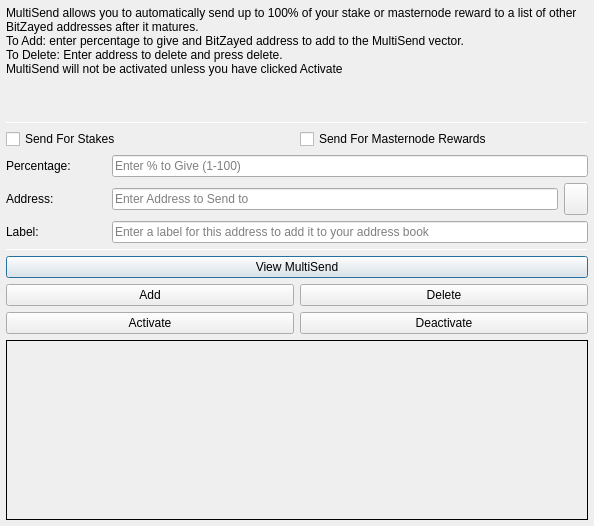
<?xml version="1.0" encoding="UTF-8"?>
<ui version="4.0">
 <class>MultiSendDialog</class>
 <widget class="QDialog" name="MultiSendDialog">
  <property name="windowModality">
   <enum>Qt::NonModal</enum>
  </property>
  <property name="geometry">
   <rect>
    <x>0</x>
    <y>0</y>
    <width>594</width>
    <height>526</height>
   </rect>
  </property>
  <property name="windowTitle">
   <string>MultiSend</string>
  </property>
  <layout class="QVBoxLayout" name="verticalLayout" stretch="0">
   <property name="leftMargin">
    <number>6</number>
   </property>
   <property name="topMargin">
    <number>6</number>
   </property>
   <property name="rightMargin">
    <number>6</number>
   </property>
   <property name="bottomMargin">
    <number>6</number>
   </property>
   <item>
    <layout class="QVBoxLayout" name="verticalLayout_Main" stretch="1,1,1,0,1,1,1">
     <item>
      <widget class="QLabel" name="label_2">
       <property name="lineWidth">
        <number>1</number>
       </property>
       <property name="text">
        <string>MultiSend allows you to automatically send up to 100% of your stake or masternode reward to a list of other BitZayed addresses after it matures.
To Add: enter percentage to give and BitZayed address to add to the MultiSend vector.
To Delete: Enter address to delete and press delete.
MultiSend will not be activated unless you have clicked Activate</string>
       </property>
       <property name="alignment">
        <set>Qt::AlignLeading|Qt::AlignLeft|Qt::AlignTop</set>
       </property>
       <property name="wordWrap">
        <bool>true</bool>
       </property>
      </widget>
     </item>
     <item>
      <widget class="Line" name="line">
       <property name="minimumSize">
        <size>
         <width>0</width>
         <height>1</height>
        </size>
       </property>
       <property name="maximumSize">
        <size>
         <width>16777215</width>
         <height>1</height>
        </size>
       </property>
       <property name="orientation">
        <enum>Qt::Horizontal</enum>
       </property>
      </widget>
     </item>
     <item>
      <layout class="QVBoxLayout" name="verticalLayout_Settings">
       <item>
        <layout class="QHBoxLayout" name="horizontalLayout">
         <item>
          <widget class="QCheckBox" name="multiSendStakeCheckBox">
           <property name="text">
            <string>Send For Stakes</string>
           </property>
          </widget>
         </item>
         <item>
          <widget class="QCheckBox" name="multiSendMasternodeCheckBox">
           <property name="text">
            <string>Send For Masternode Rewards</string>
           </property>
          </widget>
         </item>
        </layout>
       </item>
       <item>
        <layout class="QHBoxLayout" name="horizontalLayout_6">
         <item>
          <widget class="QLabel" name="label">
           <property name="minimumSize">
            <size>
             <width>100</width>
             <height>0</height>
            </size>
           </property>
           <property name="toolTip">
            <string>Percentage of stake to send</string>
           </property>
           <property name="text">
            <string>Percentage:</string>
           </property>
          </widget>
         </item>
         <item>
          <widget class="QLineEdit" name="multiSendPercentEdit">
           <property name="toolTip">
            <string>Enter whole numbers 1 - 100</string>
           </property>
           <property name="placeholderText">
            <string>Enter % to Give (1-100)</string>
           </property>
          </widget>
         </item>
        </layout>
       </item>
       <item>
        <layout class="QHBoxLayout" name="horizontalLayout_7">
         <item>
          <widget class="QLabel" name="label_5">
           <property name="minimumSize">
            <size>
             <width>100</width>
             <height>0</height>
            </size>
           </property>
           <property name="toolTip">
            <string>Address to send portion of stake to</string>
           </property>
           <property name="text">
            <string>Address:</string>
           </property>
          </widget>
         </item>
         <item>
          <widget class="QLineEdit" name="multiSendAddressEdit">
           <property name="toolTip">
            <string/>
           </property>
           <property name="placeholderText">
            <string>Enter Address to Send to</string>
           </property>
          </widget>
         </item>
         <item>
          <widget class="QToolButton" name="addressBookButton">
           <property name="maximumSize">
            <size>
             <width>16777215</width>
             <height>32</height>
            </size>
           </property>
           <property name="toolTip">
            <string>Choose an address from the address book</string>
           </property>
           <property name="text">
            <string/>
           </property>
           <property name="icon">
            <iconset resource="../bitzayed.qrc">
             <normaloff>:/icons/address-book</normaloff>:/icons/address-book</iconset>
           </property>
           <property name="shortcut">
            <string>Alt+A</string>
           </property>
          </widget>
         </item>
        </layout>
       </item>
      </layout>
     </item>
     <item>
      <layout class="QHBoxLayout" name="horizontalLayout_3">
       <item>
        <widget class="QLabel" name="label_3">
         <property name="minimumSize">
          <size>
           <width>100</width>
           <height>0</height>
          </size>
         </property>
         <property name="text">
          <string>Label:</string>
         </property>
        </widget>
       </item>
       <item>
        <widget class="QLineEdit" name="labelAddressLabelEdit">
         <property name="placeholderText">
          <string>Enter a label for this address to add it to your address book</string>
         </property>
        </widget>
       </item>
      </layout>
     </item>
     <item>
      <widget class="Line" name="line_2">
       <property name="minimumSize">
        <size>
         <width>0</width>
         <height>1</height>
        </size>
       </property>
       <property name="maximumSize">
        <size>
         <width>16777215</width>
         <height>1</height>
        </size>
       </property>
       <property name="orientation">
        <enum>Qt::Horizontal</enum>
       </property>
      </widget>
     </item>
     <item>
      <layout class="QVBoxLayout" name="verticalLayout_Buttons">
       <item>
        <layout class="QHBoxLayout" name="horizontalLayout_4">
         <item>
          <widget class="QPushButton" name="viewButton">
           <property name="toolTip">
            <string/>
           </property>
           <property name="statusTip">
            <string>View MultiSend Vector</string>
           </property>
           <property name="text">
            <string>View MultiSend</string>
           </property>
          </widget>
         </item>
        </layout>
       </item>
       <item>
        <layout class="QHBoxLayout" name="horizontalLayout_2">
         <item>
          <widget class="QPushButton" name="addButton">
           <property name="toolTip">
            <string/>
           </property>
           <property name="statusTip">
            <string>Add to MultiSend Vector</string>
           </property>
           <property name="text">
            <string>Add</string>
           </property>
          </widget>
         </item>
         <item>
          <widget class="QPushButton" name="deleteButton">
           <property name="toolTip">
            <string/>
           </property>
           <property name="statusTip">
            <string>Delete Address From MultiSend Vector</string>
           </property>
           <property name="text">
            <string>Delete</string>
           </property>
          </widget>
         </item>
        </layout>
       </item>
       <item>
        <layout class="QHBoxLayout" name="horizontalLayout_5">
         <item>
          <widget class="QPushButton" name="activateButton">
           <property name="statusTip">
            <string>Activate MultiSend</string>
           </property>
           <property name="text">
            <string>Activate</string>
           </property>
          </widget>
         </item>
         <item>
          <widget class="QPushButton" name="disableButton">
           <property name="statusTip">
            <string>Deactivate MultiSend</string>
           </property>
           <property name="text">
            <string>Deactivate</string>
           </property>
          </widget>
         </item>
        </layout>
       </item>
      </layout>
     </item>
     <item>
      <widget class="QLabel" name="message">
       <property name="minimumSize">
        <size>
         <width>0</width>
         <height>180</height>
        </size>
       </property>
       <property name="frameShape">
        <enum>QFrame::Panel</enum>
       </property>
       <property name="frameShadow">
        <enum>QFrame::Plain</enum>
       </property>
       <property name="lineWidth">
        <number>1</number>
       </property>
       <property name="midLineWidth">
        <number>1</number>
       </property>
       <property name="text">
        <string/>
       </property>
       <property name="alignment">
        <set>Qt::AlignLeading|Qt::AlignLeft|Qt::AlignTop</set>
       </property>
       <property name="wordWrap">
        <bool>true</bool>
       </property>
      </widget>
     </item>
    </layout>
   </item>
  </layout>
 </widget>
 <resources>
  <include location="../bitzayed.qrc"/>
 </resources>
 <connections/>
</ui>
